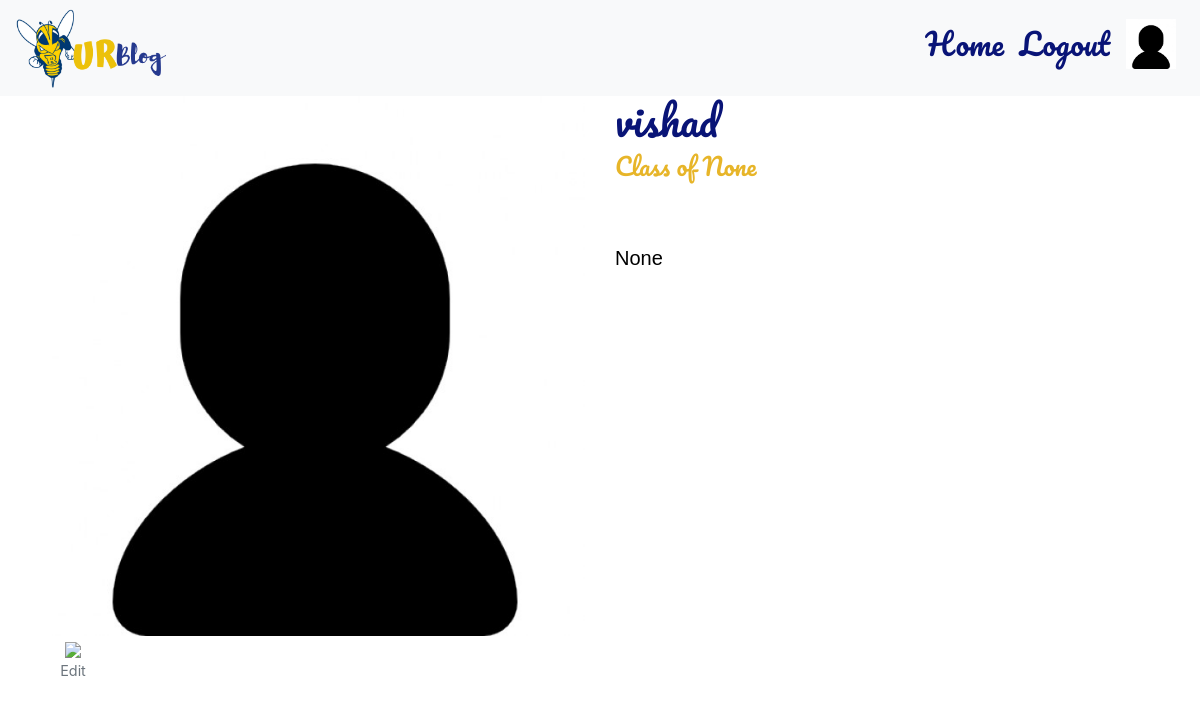
Before: /profile (signed in) with the older database file.
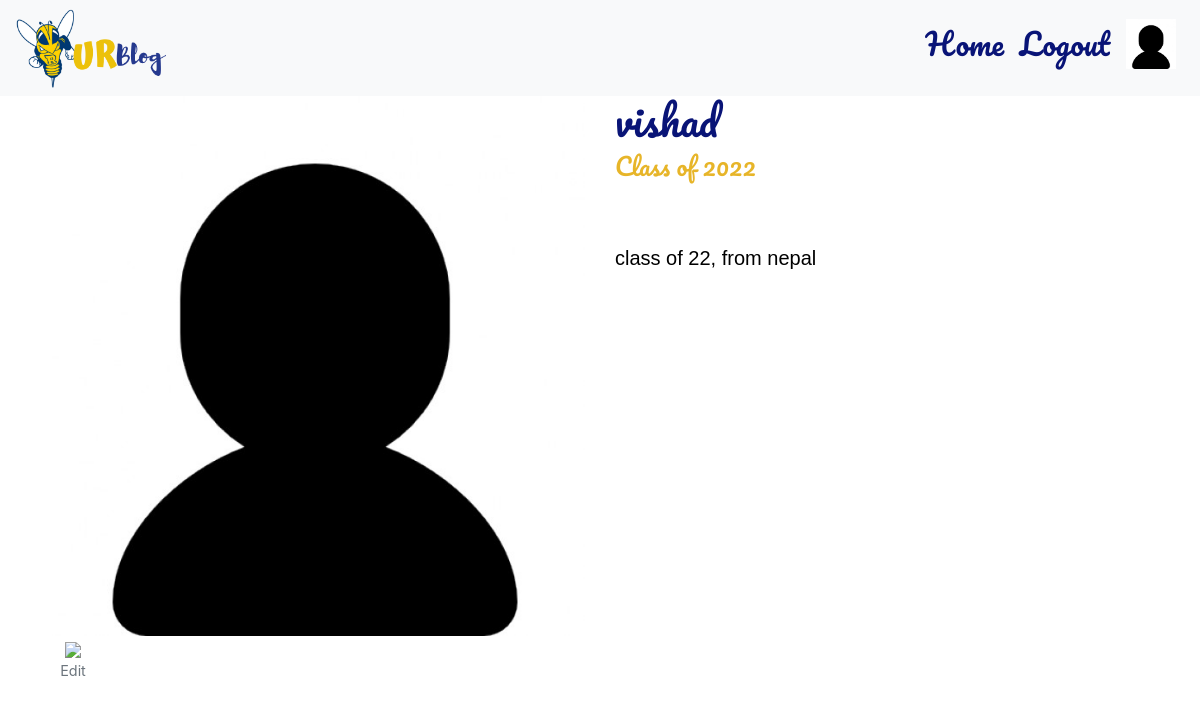
After: the same page with the newer database file.
### backend.py (models this page shows)
class User(db.Model, UserMixin):
    __tablename__ = "Users"
    id = db.Column(db.Integer, primary_key=True, autoincrement=True)
    email = db.Column(db.String(120), unique=True, nullable=False)
    username = db.Column(db.String(15), unique=True, nullable = False)
    full_name = db.Column(db.String(128), nullable = False)
    bio = db.Column(db.String(1024))
    class_year = db.Column(db.String(10))
    password = db.Column(db.String(60), nullable=False)
    otp_secret = db.Column(db.Integer, nullable=True)
    picture = db.Column(db.String(20), nullable=False, default='default.jpg')
    posts = db.relationship('Post', backref='author_of_post', lazy=True)
    comments = db.relationship('Comment', backref='author_of_comment', lazy=True)

### backend.py (the view)
@app.route('/profile')
def profile():
    logged_in = checklogin
    return render_template("Profile.html", logged_in=logged_in, current_user=current_user)

### backend.py (called while the page is built)
@login.user_loader
def load_user(id):
    return User.query.get(int(id))

### templates/Profile.html (shortened to what this page needs)
{%  extends "Header.html" %}
{% block content %}
<div class="container">
        <div class = "row">
         <div class="col-md-6 col-sm-12">
             <img class="fit" src="/static/user_pictures/{{current_user.picture}}">
                    <figure class="figure">
                      <a href="http://localhost:5000/account" ><img src="https://img.icons8.com/material-sharp/30/000000/edit.png" hspace="20"> </a>
                           <figcaption class="figure-caption text-center"> Edit</figcaption>
                        </figure>
        </div>
        <div class ="col-md-6 col-sm-12">
        <h1 class ="profile"> {{current_user.full_name}}</h1>
        <h4 class ="profile2">Class of {{current_user.class_year}}</h4>
        <p class = "bio">
            <br>
            {{current_user.bio}}
        </p>
    </div>
</div>
        {% endblock %}

### templates/Header.html (shortened to what this page needs)
<!DOCTYPE html>
<html lang="en">
<head>
	<link rel="stylesheet" href="/static/mero.css">
	<link rel="stylesheet" href="https://stackpath.bootstrapcdn.com/bootstrap/4.3.1/css/bootstrap.min.css">
  <nav class="navbar navbar-light bg-light navbar-expand-md fixed-top">
    <a href="http://localhost:5000/"><img class="logo" src="/static/images/logo.png"></a>
    <div class="collapse navbar-collapse " id="forDisplay">
      <ul class="navbar-nav ml-auto">
        {% if logged_in %}
          <a class="nav-link" href="http://localhost:5000/">Home</a>
          <a class="nav-link" href="http://localhost:5000/logout">Logout</a>
          <a class="nav-link" href="http://localhost:5000/profile"><img class ="logo1" id="nav_img" src="/static/user_pictures/{{current_user.picture}}"></a>
        {% else %}
          <a class="nav-link" href="http://localhost:5000/">Home</a>
          <a class="nav-link" href="http://localhost:5000/login">Login</a>
          <a class="nav-link" href="http://localhost:5000/signup">SignUp</a>
        {% endif %}
      </ul>
    </div>
  </nav>
</head>
<br>
<br>
  {% block content %} {% endblock %}
</body>
<br>
</html>

Changed rows visible on the page:
changed User "vishad": class_year "None" → "2022"; bio "None" → "class of 22, from nepal"
